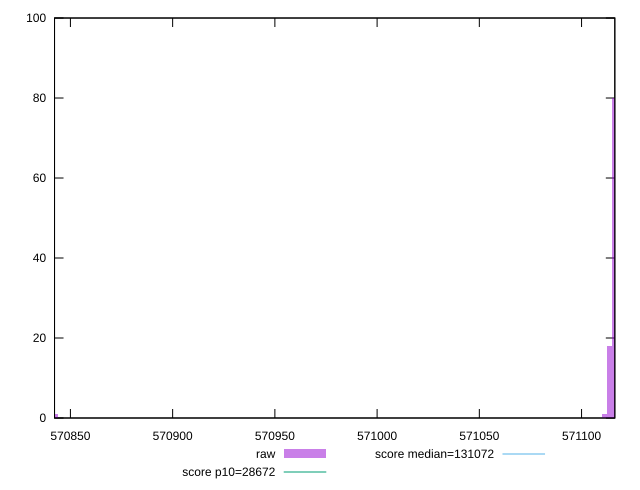

Recreate this plot in gnuplot.
reset

$raw <<EOF
570842.5365019573 1
571116.1016090531 80
571113.5918374283 18
571111.0820658036 1
EOF

set key outside below
set boxwidth 2.509771624731619
set xrange [570842.2333333334:571116.2666666666]
set yrange [0:100]
set trange [0:100]
set style fill transparent solid 0.5 noborder

set parametric
set terminal svg size 640, 490 enhanced background rgb 'white'
set output "report_00014_2021-02-09T15:56:05.503Z/uses-long-cache-ttl/samples/pages+cached+noadtech+nomedia/raw/histogram.svg"

plot $raw title "raw" with boxes, \
     28672,t title "score p10=28672", \
     131072,t title "score median=131072"

reset
